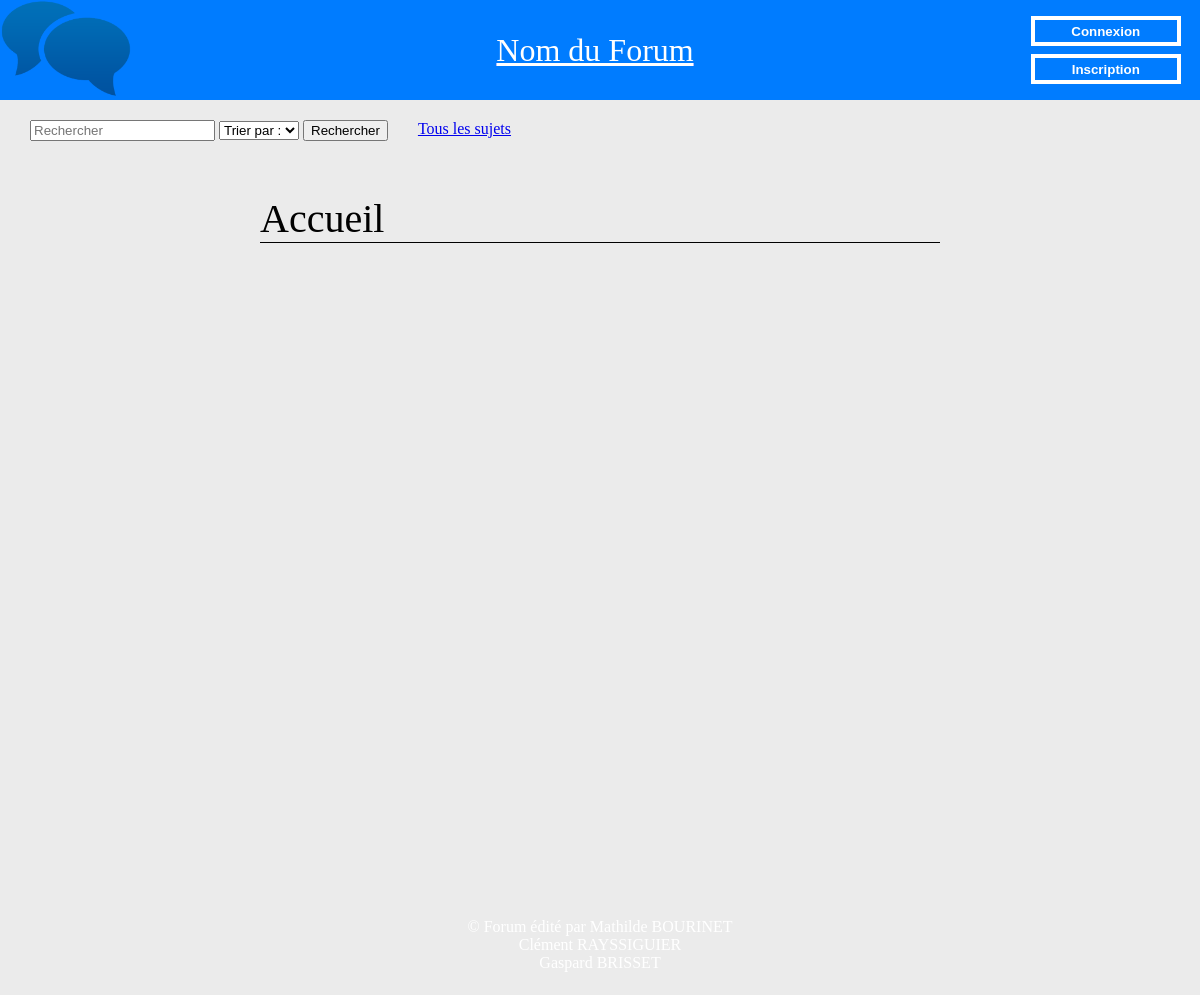
The app's page /Developpement/index.php, older data.
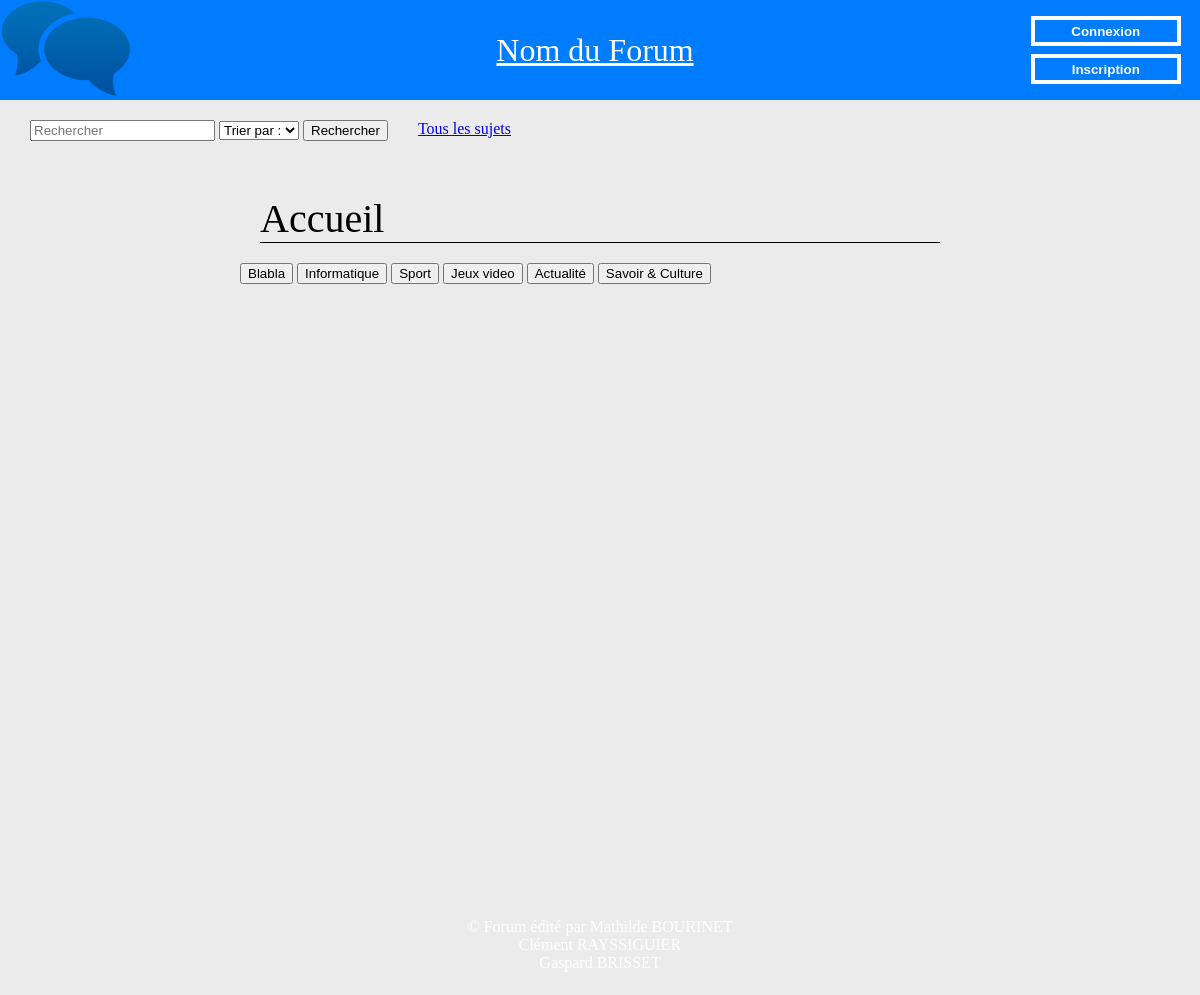
The same page, newer data.
### tables this page shows
CREATE TABLE IF NOT EXISTS TypeSujet
(
    idType INT AUTO_INCREMENT,
    libelle VARCHAR (64),
    PRIMARY KEY (idType)
);

### Developpement/dataManager/TypeManager.php (called while the page is built, shortened)
<?php
class TypeManager
{
    public static function findType($idType)
    {
        $type = new TypeSujet();
        $login = DatabaseLinker::getConnexion();
        $state = $login->prepare("SELECT * FROM TypeSujet WHERE idType = ?");
        $state->bindParam(1, $idType);
        $state->execute();
        $resultat = $state->fetchAll();
        foreach ($resultat as $lineResultat)
        {
            $type->setIdType($lineResultat['idType']);
            $type->setLibelle($lineResultat['libelle']);
        }
        return $type;
    }
    public static function findAllTypes()
    {
            $login = dataBaseLinker::getConnexion();
            $tabType = [];
            $state = $login->prepare("SELECT * FROM TypeSujet");
            $state->execute();
            $resultats=$state->fetchAll();
            foreach ($resultats as $lineResultat)
            {
                $type = TypeManager::findType($lineResultat["idType"]);
                $tabType[]=$type;
            }
            return $tabType;
    }
}

### Developpement/data/TypeSujet.php (called while the page is built, shortened)
<?php
class TypeSujet
{
    private $libelle;
    function getLibelle() {
        return $this->libelle;
    }
    function setLibelle($libelle) {
        $this->libelle = $libelle;
    }
}

### Developpement/index.php (the view, shortened to what this page needs)
<?php
include_once "include/header.php";
?>
<p class="titreAccueil">Accueil</p>
<form method="GET" action="SujetsType.php">
    <?php
    foreach ($types as $type)
    {
    ?>
    <input type="submit" value="<?php echo $type->getLibelle(); ?>" name="libelle">
    <?php
    }
    ?>
</form>
<?php
include_once "include/footer.php";
?>

### Developpement/include/header.php (shortened to what this page needs)
<?php
    include_once ("dataManager/SujetManager.php");
    include_once 'dataManager/TypeManager.php';
    include_once 'data/TypeSujet.php';
    $types = TypeManager::findAllTypes();
?>
<!DOCTYPE html>
<html lang="fr">
    <head>
        <link rel="stylesheet" type="text/css" href="css/header.css" media="all"/>
        <link rel="stylesheet" type="text/css" href="css/index.css" media="all"/>
        <link rel="stylesheet" type="text/css" href="css/Organisation.css" media="all"/>
    </head>
    <body>
        <header>
            <div class="divLogo">
                <img src="image/logo.png" class="logo">
            </div>
            <div class="nomForum">
                <a href="index.php"><p class="color"> Nom du Forum </p></a>
            </div>
            <?php
            if (empty($_SESSION['login']))
            {
                ?>
                <div class="Profil Settings">
                    <a href="Connexion.php"><input type="button" value="Connexion" class="bouton"/></a>
                    <a href="inscription.php"><input type="button" value="Inscription" class="bouton"/></a>
                </div>
            <?php
            }
            ?>
        </header>
        <div class="Recherche">
            <form method="POST" action="Search.php" class="RechercheCenter">
                <input type="text" name="Recherche" placeholder="Rechercher" required/>
                <SELECT name="TypeRecherche" size="1">
                    <option> Trier par : </option>
                </SELECT>
            <input type="submit" value="Rechercher">
            </form>
            <a href="AllSujets.php" class="RechercheCenter"/> Tous les sujets </a>
        </div>
        <div class="Orga">
            <div class="block">

### Developpement/include/footer.php (shortened to what this page needs)
<link rel="stylesheet" type="text/css" href="css/footer.css" media="all"/>
            </div>
        </div>
<footer>
           <div class="prenoms">
               <h>©  Forum édité par Mathilde BOURINET </h>
               <h> Clément RAYSSIGUIER </h>
               <h> Gaspard BRISSET </h>
           </div>
</footer>
    </body>
</html>

### Developpement/css/header.css (style rules this page uses)
header { display: flex; flex-direction: row; justify-content: space-between; height: 100px; background-image : url(https://png.pngtree.com/thumb_back/fw800/back_our/20190622/ourmid/pngtree-simple-technology-forum-general-background-material-image_208058.jpg) ; background-color: #007cff; }
.divLogo { width: 15%; }
.nomForum { display: flex; justify-content: space-around; width: 70%; }
.color { color: white; text-decoration:underline; font-size: 200%; }
.bouton { width: 150px; height: 30px; background: none; border: 4px solid; font-weight: 700; color: white; margin: 4px; }
.Profil { width: 15%; display: flex; flex-direction: row; justify-content: space-around; padding: 5px; transition: transform .2s; }
img { max-width: 100%; max-height: 100%; }
.Settings { display: flex; flex-direction: column; justify-content: center; align-items: center; }
.logo { height: 100%; }
.Recherche { display:flex; height: 75px; }
.RechercheCenter { margin-bottom: 20px; margin-top:20px; margin-left:30px; }

### Developpement/css/index.css (style rules this page uses)
body { margin: 0px; background-color: #ebebeb; min-height: 300px; }
.block { margin-bottom:20px; }
.titreAccueil { border-bottom:1px solid black; margin:20px; font-size: 40px; }

### Developpement/css/Organisation.css (style rules this page uses)
.block { display: flex; flex-direction: column; width: 60%; min-height:700px; opacity: 1; animation-name: fadeInOpacity; animation-iteration-count: 1; animation-timing-function: ease-in; animation-duration: 1s; }
.Orga { display: flex; align-items: center; flex-direction: row; justify-content: center; }

### Developpement/css/footer.css (style rules this page uses)
footer { display: flex; bottom:0; width:100%; text-align: center; color: #FFF; background-image : url(https://png.pngtree.com/thumb_back/fw800/back_our/20190622/ourmid/pngtree-simple-technology-forum-general-background-material-image_208058.jpg) ; height: 100px; align-items: center; flex-direction: column; justify-content: center; }

Row changes from the older to the newer data that the page shows:
added typesujet: libelle "Blabla"
added typesujet: libelle "Informatique"
added typesujet: libelle "Sport"
added typesujet: libelle "Jeux video"
added typesujet: libelle "Actualité"
added typesujet: libelle "Savoir & Culture"
